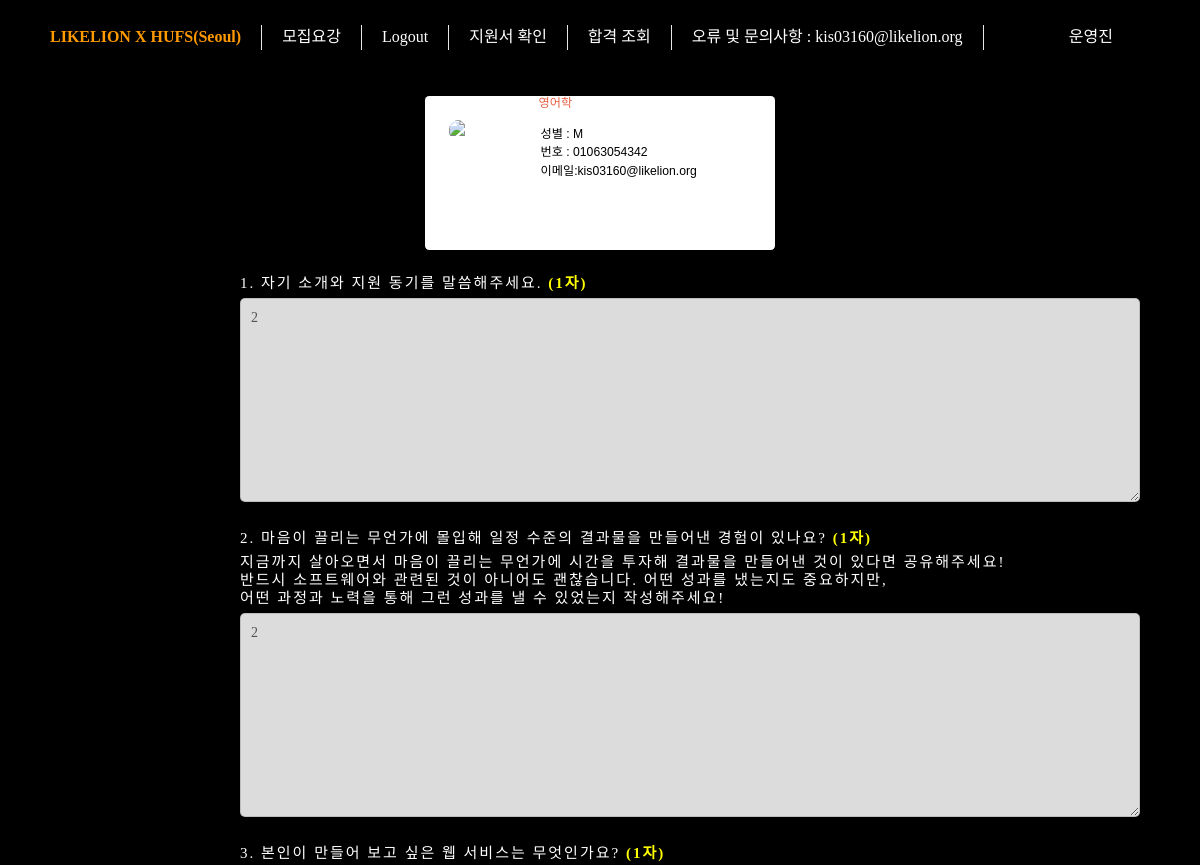
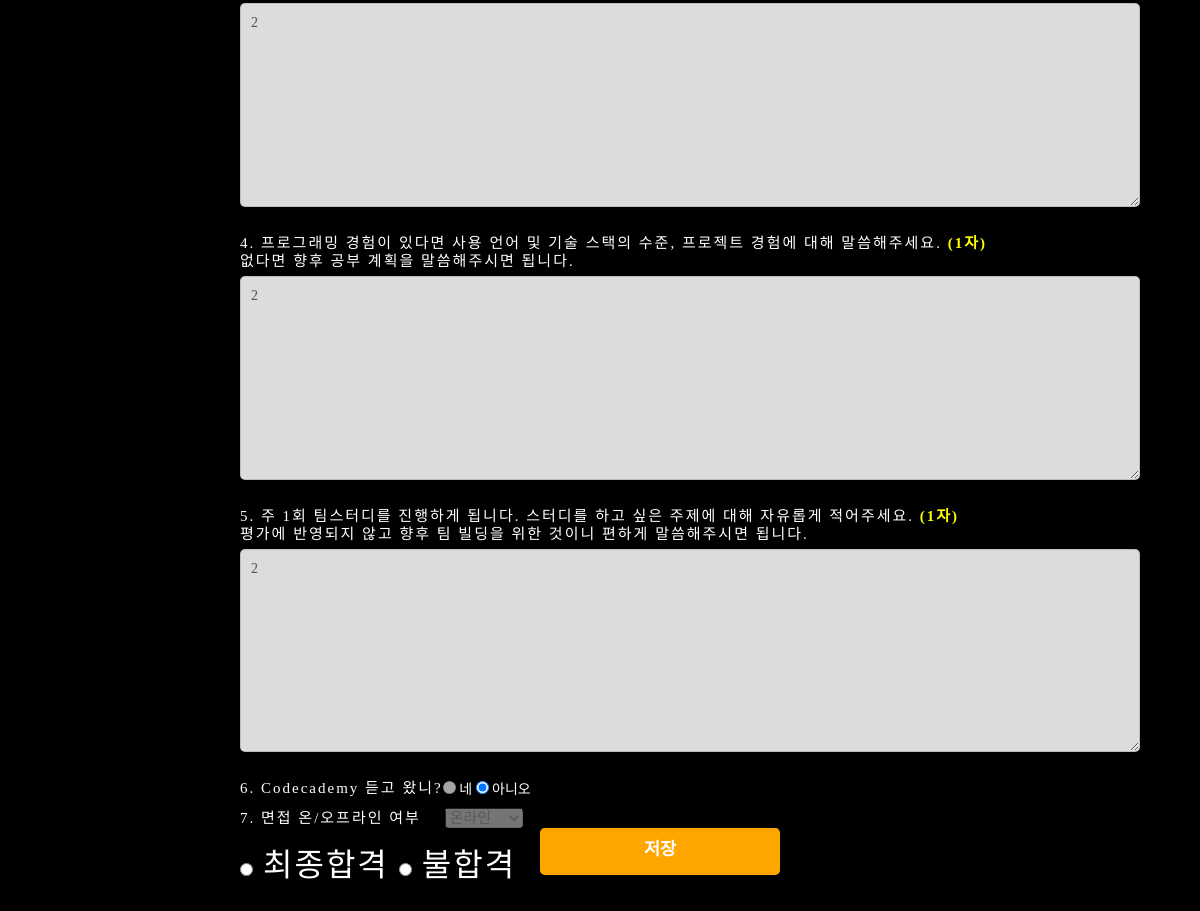
Screenshot of /page/detail/9 (signed in) with the database file from the repository (2 pictures, top to bottom).
### testapp/models.py (models this page shows)
class Apply(models.Model):
    user = models.OneToOneField(User, related_name='apply_user',on_delete=models.CASCADE)
    signup = models.OneToOneField(Signup, related_name='signup_user',on_delete=models.CASCADE)
    HTML = (
        ('Y', 'yes'),
        ('N', 'no')
    )
    INTERVIEW = (
        ('on', '온라인 면접'),
        ('off', '오프라인 면접')
    )
    q1 = models.TextField()
    q2 = models.TextField()
    q3 = models.TextField()
    q4 = models.TextField()
    q5 = models.TextField()
    codecademy = models.TextField(max_length=1, choices=HTML)
    interview = models.TextField(max_length=3, choices=INTERVIEW, null=True)
    first_PF = (
        ('P', '1차 합격'),
        ('F', '불합격')
    )
    final_PF = (
        ('P', '최종 합격'),
        ('F', '불합격')
    )
    first_pf = models.TextField(max_length=1, choices=first_PF, null=True)
    final_pf = models.TextField(max_length=1, choices=final_PF, null=True)

### sheet/models.py (models this page shows, shortened)
class Signup(models.Model):
    user = models.OneToOneField(User,on_delete = models.CASCADE, related_name='user')
    GENDER = (
        ('F','female'),
        ('M','male'),
    )
    name = models.CharField(max_length=100, null=False)
    phone = models.CharField(max_length=100)
    gender = models.CharField(max_length=1,choices = GENDER)
    major = models.CharField(max_length=200, null=False)

### testapp/views.py (the view)
# urls.py: path('detail/<int:pk>', lookup, name='lookup'),
def lookup(request, pk):    # 운영진 지원자 지원서 보기 상세 페이지
    if request.user.is_staff:
        post = get_object_or_404(Apply, pk = pk)
        return render(request, 'lookup.html', {'q' : post})
    else:
        return render(request, 'alert.html')

### testapp/templates/lookup.html (shortened to what this page needs)
{% load static %}
<!DOCTYPE html>
<html lang="en">
<head>
<link rel="stylesheet" href="https://bootswatch.com/4/lumen/bootstrap.min.css">
</head>
<body>
  <nav style="height: initial !important;">
    <ul>
      <li class="active"><a href="{% url 'home' %}">LIKELION X HUFS(Seoul)</a></li>
      <li><a href="{% url 'recruit' %}">모집요강</a></li>
      {% if user.is_authenticated %}
      <li><a href="{%url 'logout'%}">Logout</a></li>
      <li><a href="{% url 'create' %}">지원서 확인</a></li>
      <li><a href="{% url 'result' %}">합격 조회</a></li>
      {% else %}
      <li><a href="{%url 'login'%}">Login</a></li>
      {%endif%}
      <li >오류 및 문의사항 : kis03160@likelion.org</li>
      {% if user.is_staff %}
      <li style="float: right; padding-right: 5%;"><a href="{% url 'view' %}">운영진</a></li>
      {%endif%}
    </ul>
  </nav>
<div class="user-profile">
	<img class="avatar" src="https://scontent-ssn1-1.xx.fbcdn.net/v/t31.0-8/p960x960/16700336_1409094205782038_5866806659717364072_o.png?_nc_cat=105&_nc_sid=85a577&_nc_ohc=cBaMTjJ5DYQAX_XQT1W&_nc_ht=scontent-ssn1-1.xx&oh=9e7d2e79c9c1d6e89304b903db714927&oe=5E901E2B" alt="Ash" />
    <div class="username">{{q.signup.name}}, {{q.user.username}}</div>
  <div class="bio">
    {{q.signup.major}}
  </div>
    <div class="description" style="color: black;">
      성별 : {{q.signup.gender}}<br>
      번호 : {{q.signup.phone}}<br>
      이메일:{{q.user.email}}
  </div>
</div>
<main>
  <form action="{% url 'assess' q.id %}" method="POST">
            <h4>1. 자기 소개와 지원 동기를 말씀해주세요. <b>({{q.q1|length}}자)</b></h4>
            <textarea rows="10" name="q1" required disabled>{{q.q1}}</textarea>
            <br>
            <br>
            <h4>2. 마음이 끌리는 무언가에 몰입해 일정 수준의 결과물을 만들어낸 경험이 있나요? <b>({{q.q2|length}}자)</b></h4>
            <h5>지금까지 살아오면서 마음이 끌리는 무언가에 시간을 투자해 결과물을 만들어낸 것이 있다면 공유해주세요!<br>
               반드시 소프트웨어와 관련된 것이 아니어도 괜찮습니다. 어떤 성과를 냈는지도 중요하지만,<br>
               어떤 과정과 노력을 통해 그런 성과를 낼 수 있었는지 작성해주세요!</h5>
               <textarea rows="10"  name="q2" required disabled>{{q.q2}}</textarea>
            <br>
            <br>
            <h4>3. 본인이 만들어 보고 싶은 웹 서비스는 무엇인가요? <b>({{q.q3|length}}자)</b></h4>
            <textarea rows="10"  name="q3" required disabled>{{q.q3}}</textarea>
            <br>
            <br>
          <h4>4. 프로그래밍 경험이 있다면 사용 언어 및 기술 스택의 수준, 프로젝트 경험에 대해 말씀해주세요. <b>({{q.q4|length}}자)</b>
            <br>없다면 향후 공부 계획을 말씀해주시면 됩니다. </h4>
            <textarea rows="10"  name="q4" required disabled>{{q.q4}}</textarea>
            <br>
            <br>
        <h4>5. 주 1회 팀스터디를 진행하게 됩니다. 스터디를 하고 싶은 주제에 대해 자유롭게 적어주세요. <b>({{q.q5|length}}자)</b>
          <br> 평가에 반영되지 않고 향후 팀 빌딩을 위한 것이니 편하게 말씀해주시면 됩니다.
        </h4>
            <textarea rows="10"  name="q5" required disabled>{{q.q5}}</textarea>
            <br>
            <br>
          <h4 style="float: left;">6. Codecademy 듣고 왔니? </h4>       {% if q.codecademy == "yes" %}
            <input name="codecademy" type="radio" value="yes"  checked="checked" required />
            <label for="codecademy">네</label>
            <input name="codecademy" type="radio" value="no" required disabled/>
            <label for="codecademy">아니오</label>
        {%else%}
        <input name="codecademy" type="radio" value="yes" required disabled/>
        <label for="codecademy">네</label>
        <input name="codecademy" type="radio" value="no"  checked="checked" required />
        <label for="codecademy">아니오</label>
         {%endif%}
         <br>
         <h4>7. 면접 온/오프라인 여부
           {% if q.interview == "on"  %}
           <select style="margin-left: 2%;" name="interview" disabled>
           <option value="on" selected>온라인</option>
         </select>
         {%else%}
         <select style="margin-left: 2%;" name="interview" disabled>
           <option value="on" >온라인</option>
           <option value="off" selected>오프라인</option>
         </select> </h4>
         {%endif%}
         <button class="btn btn-lg btn-primary btn-block sign-in" type="submit">
          저장
        </button>
         <br>
         <br>
         <div id="pf">
         {% if not q.first_pf %}
          <input id="first" name="first" type="radio" value="P" required/>
          <label for="first">1차합격</label>
          <input id="fn" name="first" type="radio" value="F" required/>
          <label for="fn">불합격</label>
         {% else %}
         <input id = "second" name="second" type="radio" value="P" required/>
         <label for="second"> 최종합격</label>
         <input id = "n" name="second" type="radio" value="F" required/>
         <label for="n"> 불합격</label>
         {%endif%}
        </div>
      </form>
  </main>
</body>
</html>

### sheet/static/css/base.css (style rules this page uses)
* { margin: 0; padding: 0; }
html,body { background-color: black !important; height: 100vh; }
main { margin-bottom: 70px !important; }
nav { top:0; padding: 30px; padding-top: 25px !important; font-size:medium; overflow: unset; position: fixed; background-color: black; width: 100% !important; z-index: 11; height: 70px; }
ul { overflow: auto; list-style-type: none; }
li { font-family: 'GmarketSansMedium'; color: white; font: 25px/1 !important; height: 25px; float: left; margin-right: 0px; border-right: 1px solid rgb(235, 231, 231); padding: 0 20px; }
li:last-child { border-right: none; }
li a { text-decoration: none; color: white; font: 25px/1 !important; font-family: 'GmarketSansMedium'; -webkit-transition: all 0.5s ease; -moz-transition: all 0.5s ease; -o-transition: all 0.5s ease; -ms-transition: all 0.5s ease; transition: all 0.5s ease; }
li.active a { font-weight: bold; color: rgb(255, 153, 0); }

### testapp/templates/lookup.html (style rules this page uses)
body { color: white; }
b { color : yellow; }
.user-profile { padding: 10px; margin-top: 8% !important; margin: auto; width: 25em; height: 11em; background: #fff; border-radius: .3em; }
.user-profile .username { margin: auto; margin-top: -4.40em; margin-left: 4.6em; color: #658585; font-size: 1.53em; font-family: "Coda", sans-serif; font-weight: bold; }
.user-profile .bio { margin: auto; display: inline-block; margin-left: 8.5em; color: #e76043; font-size: .87em; font-family: "varela round", sans-serif; }
.user-profile > .description { margin: auto; margin-top: 1em; margin-right: 4.43em; width: 14em; color: #c0c5c5; font-size: .87em; font-family: "varela round", sans-serif; }
.user-profile > img.avatar { padding: .7em; margin-left: .3em; margin-top: .3em; height: 6.23em; width: 6.23em; border-radius: 18em; }
body { color :white !important; width: 100%; }
form { width: 80%; margin-left:15%; padding-left: 5%; padding-top: 2%; font-family: 'Cafe24Ohsquare'; padding-bottom: 4%; }
textarea { background-color: gainsboro !important; padding: 10px !important; font-family: 'Spoqa Han Sans'; border-radius: 5px; line-height: 1.3em; width: 100%; }
h4, h5 { font-size: 15px !important; margin-bottom: 6px !important; letter-spacing: 2px !important; white-space: nowrap; }
button { width: 20% !important; background-color: orange !important; border-color: orange !important; float: right !important; position: absolute !important; left: 45%; margin-bottom: 1% !important ; }
nav { font: 25px/1 !important; font-size:medium; }
img { width: 80%; height: 80%; margin-left: 13%; margin-bottom: 1%; }
#pf { font-size:xx-large }

### rows the page displays
Apply: signup.major "영어학", signup.gender "M", signup.phone "01063054342", user.email "kis03160@likelion.org", q1|length "1", q1 "2", q2|length "1", q2 "2", q3|length "1", q3 "2", q4|length "1", q4 "2", q5|length "1", q5 "2"
